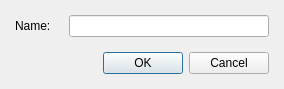
<?xml version="1.0" encoding="UTF-8"?>
<ui version="4.0">
 <class>DialogSystemName</class>
 <widget class="QDialog" name="DialogSystemName">
  <property name="geometry">
   <rect>
    <x>0</x>
    <y>0</y>
    <width>284</width>
    <height>89</height>
   </rect>
  </property>
  <property name="windowTitle">
   <string>New name...</string>
  </property>
  <layout class="QGridLayout" name="gridLayout">
   <property name="leftMargin">
    <number>15</number>
   </property>
   <property name="topMargin">
    <number>10</number>
   </property>
   <property name="rightMargin">
    <number>15</number>
   </property>
   <property name="bottomMargin">
    <number>10</number>
   </property>
   <item row="0" column="0">
    <layout class="QVBoxLayout" name="verticalLayout">
     <property name="spacing">
      <number>15</number>
     </property>
     <item>
      <layout class="QHBoxLayout" name="horizontalLayout">
       <item>
        <widget class="QLabel" name="labelName">
         <property name="text">
          <string>Name:</string>
         </property>
        </widget>
       </item>
       <item>
        <widget class="QLineEdit" name="lineEditName">
         <property name="minimumSize">
          <size>
           <width>200</width>
           <height>0</height>
          </size>
         </property>
         <property name="maximumSize">
          <size>
           <width>200</width>
           <height>16777215</height>
          </size>
         </property>
        </widget>
       </item>
      </layout>
     </item>
     <item>
      <widget class="QDialogButtonBox" name="buttonBox">
       <property name="orientation">
        <enum>Qt::Horizontal</enum>
       </property>
       <property name="standardButtons">
        <set>QDialogButtonBox::Cancel|QDialogButtonBox::Ok</set>
       </property>
      </widget>
     </item>
    </layout>
   </item>
  </layout>
 </widget>
 <resources/>
 <connections>
  <connection>
   <sender>buttonBox</sender>
   <signal>accepted()</signal>
   <receiver>DialogSystemName</receiver>
   <slot>accept()</slot>
   <hints>
    <hint type="sourcelabel">
     <x>234</x>
     <y>67</y>
    </hint>
    <hint type="destinationlabel">
     <x>157</x>
     <y>88</y>
    </hint>
   </hints>
  </connection>
  <connection>
   <sender>buttonBox</sender>
   <signal>rejected()</signal>
   <receiver>DialogSystemName</receiver>
   <slot>reject()</slot>
   <hints>
    <hint type="sourcelabel">
     <x>267</x>
     <y>73</y>
    </hint>
    <hint type="destinationlabel">
     <x>283</x>
     <y>88</y>
    </hint>
   </hints>
  </connection>
 </connections>
</ui>
